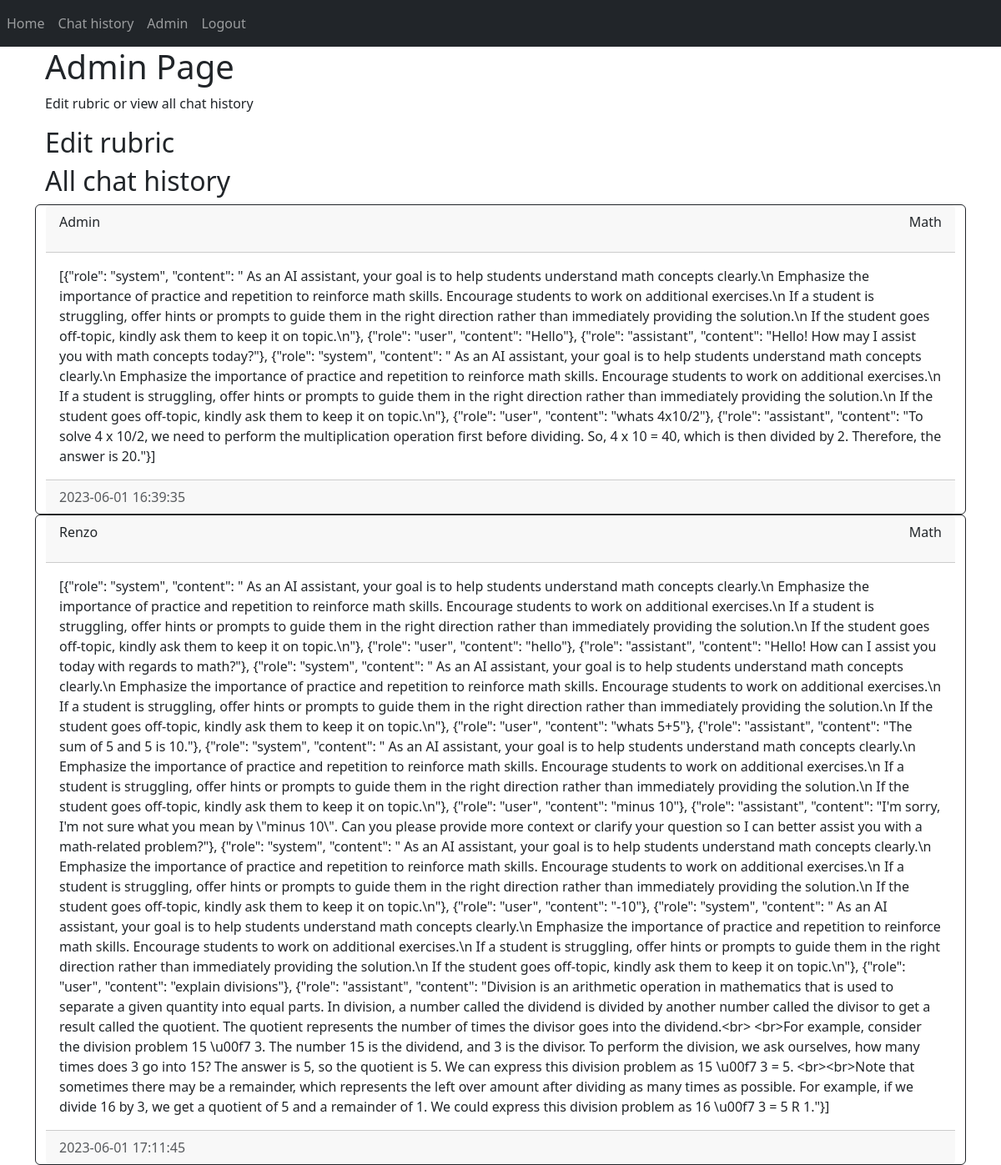
The app's page /admin (signed in) with its own data.
### website/models.py (models this page shows)
class Chat(db.Model):
    id = db.Column(db.Integer, primary_key=True)
    course = db.Column(db.Text, nullable=False)
    chatlog = db.Column(db.String)
    date_created = db.Column(db.DateTime(timezone=True), default=func.now())
    student = db.Column(db.Integer, db.ForeignKey('user.id', ondelete="CASCADE"), nullable=False)

class User(db.Model, UserMixin):
    id = db.Column(db.Integer, primary_key=True)
    admin = db.Column(db.Boolean, default=False)
    email = db.Column(db.String(150), unique=True)
    password = db.Column(db.String(150))
    name = db.Column(db.String(150), nullable=False)
    chats = db.relationship('Chat', backref='user', passive_deletes=True)

### website/auth.py (the view)
@auth.route('/admin')
@login_required
def admin():
    if current_user.admin:
        chats = Chat.query.all()
        return render_template("admin.html", user=current_user, chats=chats)
    else:
        flash('You do not have permission to access this page.', category='error')
        return redirect(url_for('views.home'))

### website/__init__.py (called while the page is built)
def create_app():
    app = Flask(__name__)
    app.config['SECRET_KEY'] = 'hjhjhdjas'
    app.config['SQLALCHEMY_DATABASE_URI'] = f'sqlite:///{DB_NAME}'
    db.init_app(app)
    from .views import views
    from .auth import auth
    app.register_blueprint(views, url_prefix='/')
    app.register_blueprint(auth, url_prefix='/')
    from .models import User, Chat
    with app.app_context():
        db.create_all()
    login_manager = LoginManager()
    login_manager.login_view = 'auth.login'
    login_manager.init_app(app)
    @login_manager.user_loader
    def load_user(id):
        return User.query.get(int(id))
    return app

### website/templates/admin.html
{% extends "base.html" %} {% block title %}Admin{% endblock %} {% block content %}
<div class="container">
    <div class="jumbotron">
        <h1>Admin Page</h1>
        <p class="indextext"> Edit rubric or view all chat history</p>
    </div>
    <div class="row">
        <h2>Edit rubric</h2>
    </div>
    <div class="row">
        <h2>All chat history</h2>
        {% for chat in chats %}
        <div class="card border-dark">
            <div class="card-header d-flex justify-content-between align-items-center">
                <p>{{chat.user.name}}</p>
                <p>{{chat.course}}</p>
            </div>
                <div class="card-body">
                    <div class="card-text">{{chat.chatlog}}</div>
                </div>
            <div class="card-footer text-muted">{{chat.date_created}}</div>
        </div>
        {% endfor %}
    </div>
</div>
{% endblock %}

### website/templates/base.html (shortened to what this page needs)
<!DOCTYPE html>
<html>
<head>
    <link href="https://cdn.jsdelivr.net/npm/bootstrap@5.3.0/dist/css/bootstrap.min.css" rel="stylesheet"
>
</head>
<body>
    <nav class="navbar navbar-expand-lg navbar-dark bg-dark">
        <div class="collapse navbar-collapse" id="navbar">
            <div class="navbar-nav">
                {% if user.is_authenticated %}
                <a class="nav-item nav-link" id="home" href="/">Home</a>
                <a class="nav-item nav-link" id="chathistory" href="/chathistory">Chat history</a>
                {% if current_user.admin %}
                <a class="nav-item nav-link" id="admin" href="/admin">Admin</a>
                {% endif %}
                <a class="nav-item nav-link" id="logout" href="/logout">Logout</a>
                {% else %}
                <a class="nav-item nav-link" id="login" href="/login">Login</a>
                <a class="nav-item nav-link" id="register" href="/register">Register</a>
                {% endif %}
            </div>
        </div>
    </nav>
    <div class="container">
        {% block content%}
        {% endblock %}
    </div>
</body>
</html>

### records on screen
Chat: user.name "Admin", course "Math", chatlog "[{\"role\": \"system\", \"content\": \" As an AI assistant, your goal is to help students understand math concepts clearly.\\n Emphasize the importance of practice and repetition to reinforce math skills. Encourage students to work on additional exercises.\\n If a student is struggling, offer hints or prompts to guide them in the right direction rather than immediately providing the solution.\\n If the student goes off-topic, kindly ask them to keep it on topic.\\n\"}, {\"role\": \"user\", \"content\": \"Hello\"}, {\"role\": \"assistant\", \"content\": \"Hello! How may I assist you with math concepts today?\"}, {\"role\": \"system\", \"content\": \" As an AI assistant, your goal is to help students understand math concepts…", date_created "2023-06-01 16:39:35"
Chat: user.name "Renzo", course "Math", chatlog "[{\"role\": \"system\", \"content\": \" As an AI assistant, your goal is to help students understand math concepts clearly.\\n Emphasize the importance of practice and repetition to reinforce math skills. Encourage students to work on additional exercises.\\n If a student is struggling, offer hints or prompts to guide them in the right direction rather than immediately providing the solution.\\n If the student goes off-topic, kindly ask them to keep it on topic.\\n\"}, {\"role\": \"user\", \"content\": \"hello\"}, {\"role\": \"assistant\", \"content\": \"Hello! How can I assist you today with regards to math?\"}, {\"role\": \"system\", \"content\": \" As an AI assistant, your goal is to help students understand math concepts…", date_created "2023-06-01 17:11:45"
